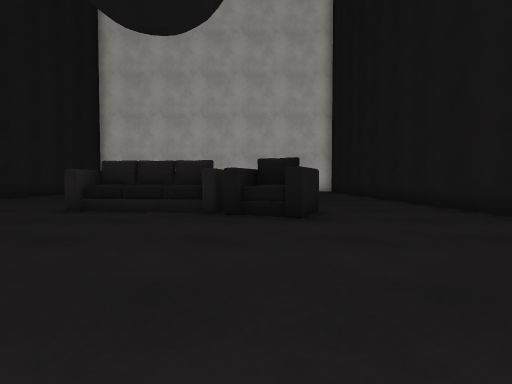
view 1 (above)

24 first-person views from a walk through a scene from a Unity 3-D project. The camera is 0.64 m above the floor, tilts 2° down and sees 80° across. Doors are open. The floor is counted in squares, 1 m on a side. Each view is taken from the middle of a square. On the plan, view 1 faces up. The plan holds only what a view shows up to about 9 squares ahead; the rest is blank. The place goes on beyond the plan. The player is left out. Some surface patterns are stand-ins.

view 2
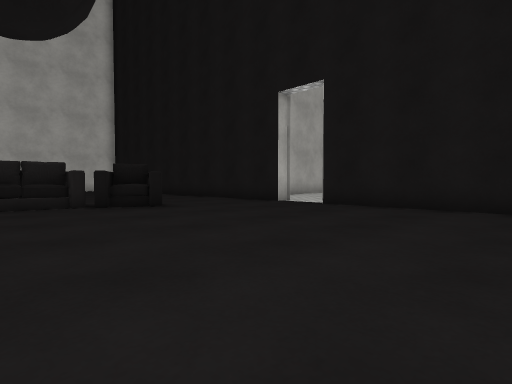

view 3
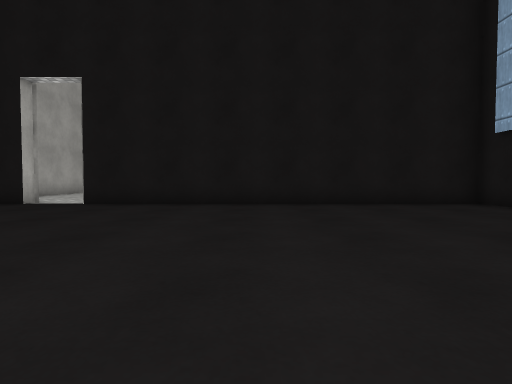

view 4
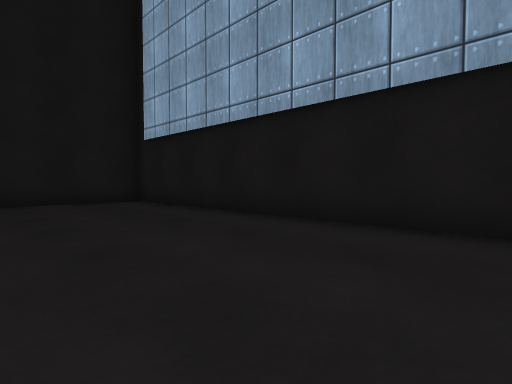

view 5
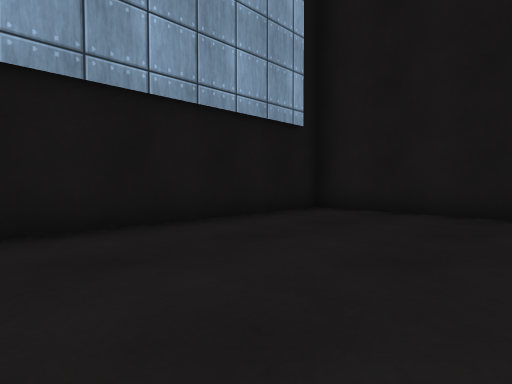

view 6
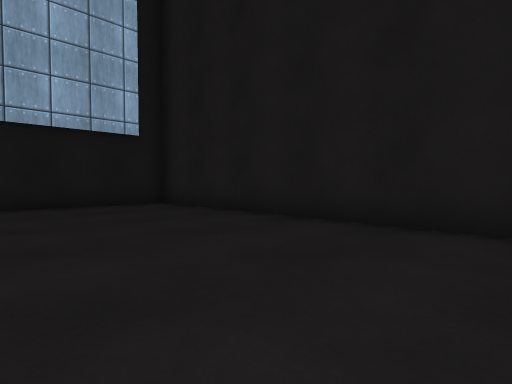

view 7
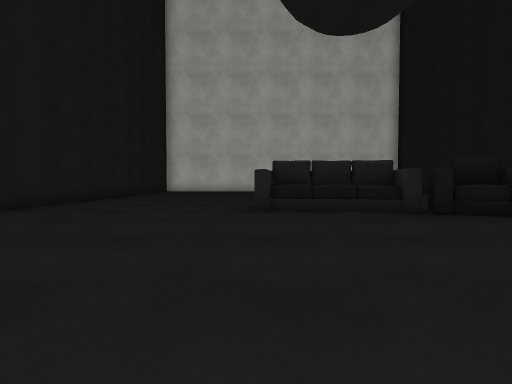

view 8
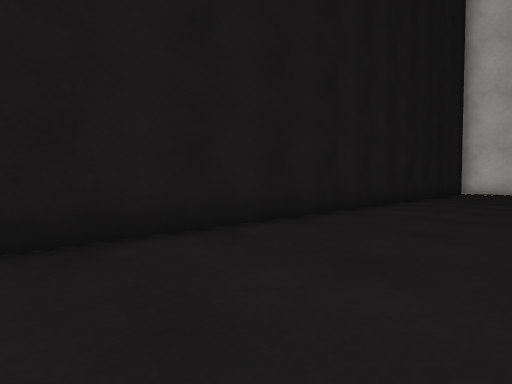

view 9
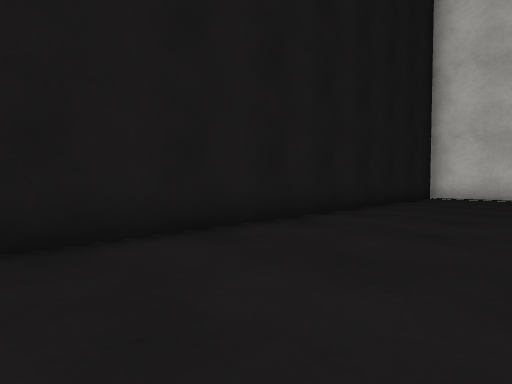

view 10
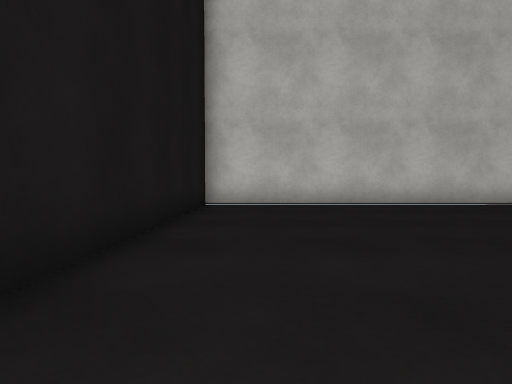

view 11
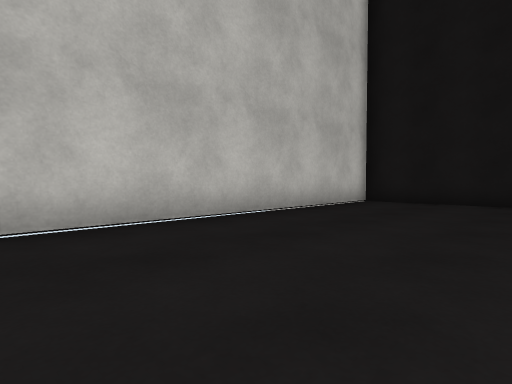

view 12
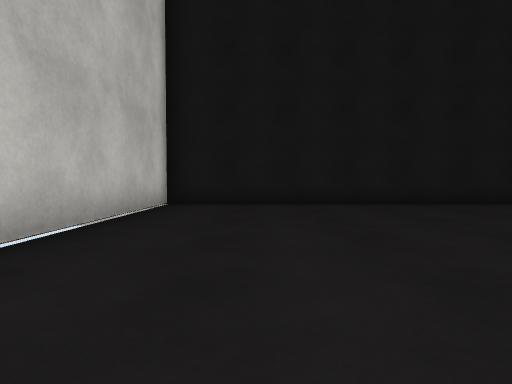

view 13
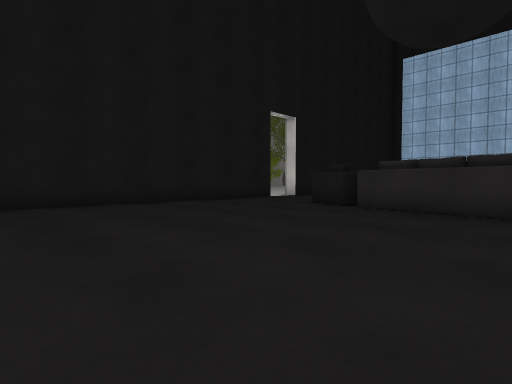

view 14
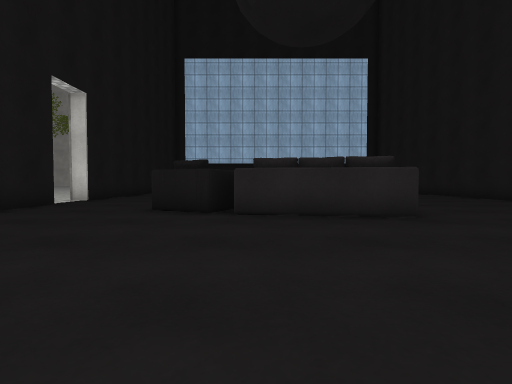

view 15
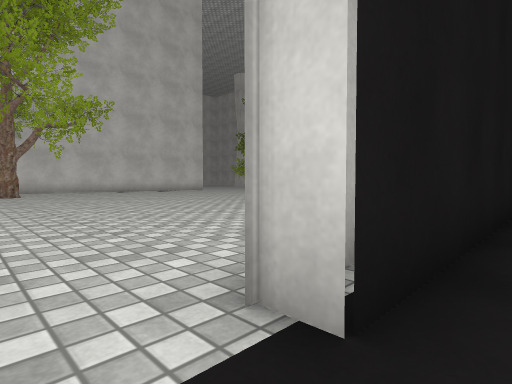

view 16
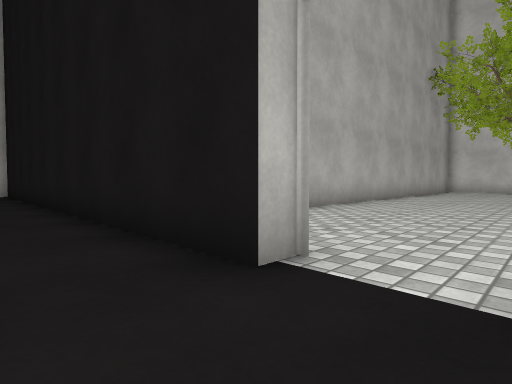

view 17
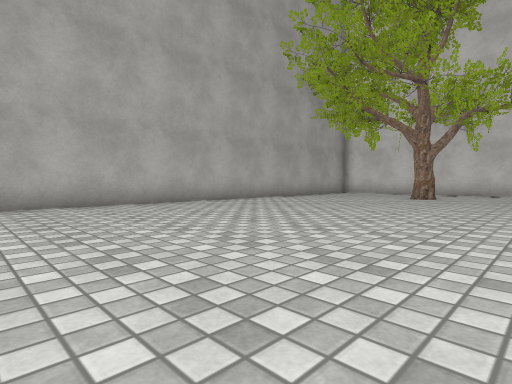

view 18
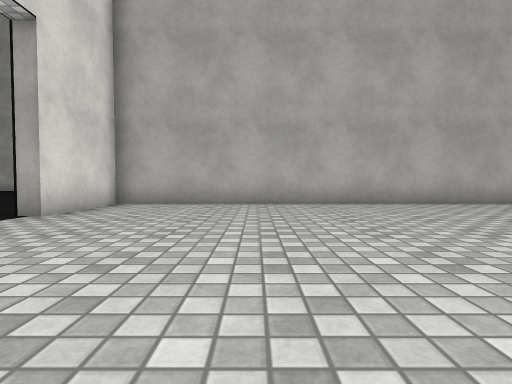

view 19
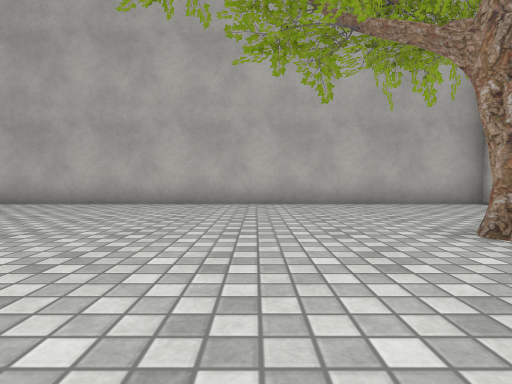

view 20
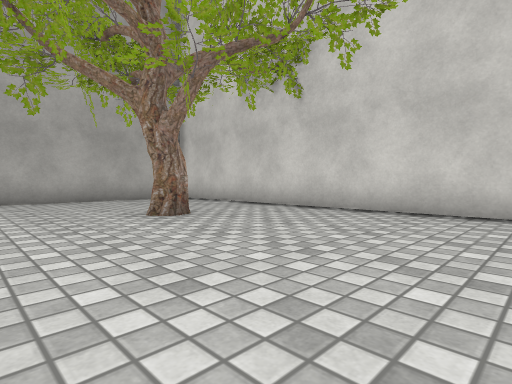

view 21
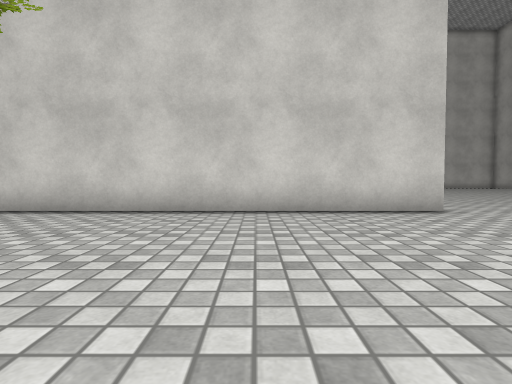

view 22
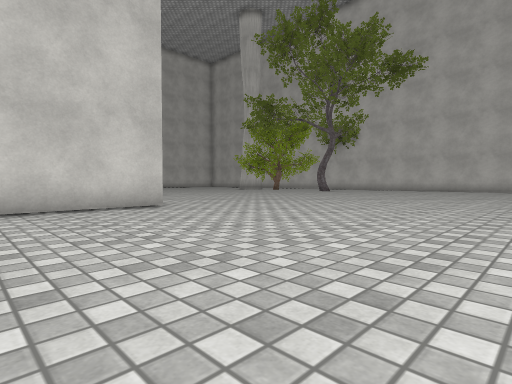

view 23
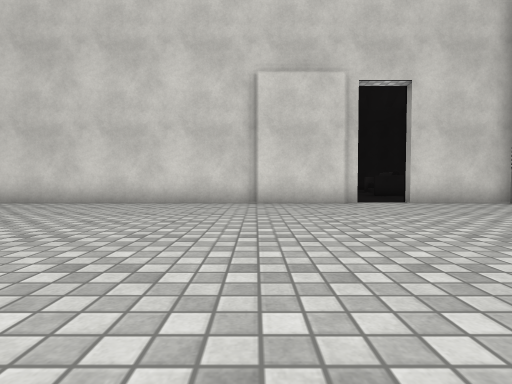

view 24
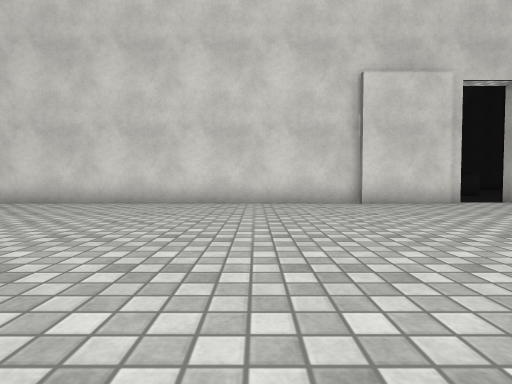

### Floor plan
Points are (right, up) in squares from view 1. A wall is a line through its corners. A room is listed if a view was taken in it or the views show most of it. See-through windows are left out.
Room 1 (views 1, 2, 3, 4, 5, 6, 7, 8, 9, 10, 11, 12, 13, 14, 15, 16)
walls: (5.1, 4.6) (4.6, 4.6) (4.6, 18.5) (-9.4, 18.5) (-9.4, 1.2); (-9.4, -0.4) (-9.4, -8.3) (4.6, -8.3) (4.6, 2.9) (5.1, 2.9)
ways out: opening at (5, 3.5) to room 2
objects: sofa (-4, 6) to (1, 7)
Room 2 (views 17, 18, 19, 20, 21, 22, 23, 24)
walls: (22.3, -8.9) (22.3, 3.5); (5.1, 0.1) (5.1, -10.5); (5.4, 2.6) (5.4, 0); (5.1, 2.9) (5.1, 2.5); (22.3, 7.4) (5.1, 7.4) (5.1, 4.6)
ways out: opening at (5, 3.5) to room 1
objects: tree (19, 2)

Where each view was taken, in squares from view 1:
view 1: 0 up, 0 right, facing up
view 2: 2 down, 3 left, facing up-right
view 3: 2 down, 4 left, facing right
view 4: 4 down, 5 left, facing down-right
view 5: 4 down, 3 left, facing down-left
view 6: 0 up, 5 left, facing down-left
view 7: 0 up, 4 left, facing up
view 8: 1 up, 6 left, facing up-left
view 9: 6 up, 6 left, facing up-left
view 10: 10 up, 8 left, facing up
view 11: 14 up, 5 left, facing up-right
view 12: 16 up, 4 left, facing right
view 13: 14 up, 4 left, facing down-right
view 14: 13 up, 1 left, facing down
view 15: 4 up, 4 right, facing down-right
view 16: 3 up, 3 right, facing up-right
view 17: 1 down, 7 right, facing up-right
view 18: 1 down, 9 right, facing up
view 19: 1 down, 16 right, facing up
view 20: 3 down, 16 right, facing up-right
view 21: 5 down, 16 right, facing right
view 22: 5 down, 15 right, facing down-right
view 23: 0 up, 14 right, facing left
view 24: 3 down, 14 right, facing left
